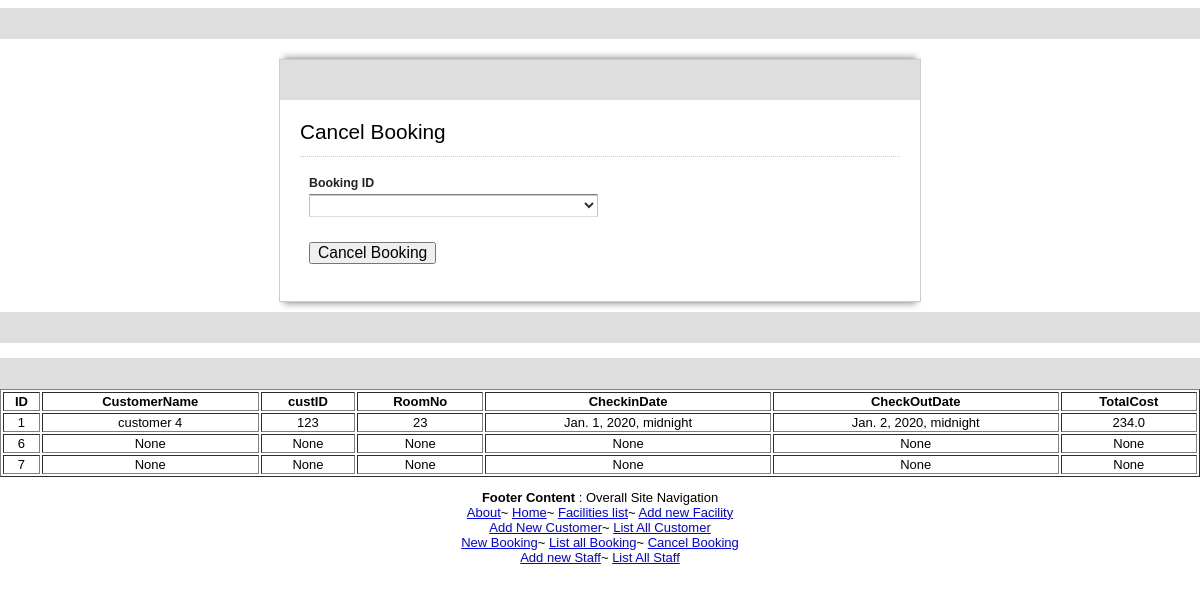
Screenshot of /CancelBooking/ with the database file from the repository.
### facilities/models.py (models this page shows)
class Bookings(models.Model):
    CustomerName=models.TextField(null=True, blank=True)
    custID=models.TextField(null=True, blank=True)
    RoomNo=models.TextField(null=True, blank=True)
    CheckinDate=models.DateTimeField(null=True, blank=True)
    CheckOutDate=models.DateTimeField(null=True, blank=True)
    TotalCost=models.FloatField(null=True, blank=True)

### facilities/views.py (the view)
# urls.py: url(r'^CancelBooking/$',CancelBookingFn),
def CancelBookingFn(request):
    mf=CancelBookingForm()
    obj=Bookings.objects.all()
    form =CancelBookingForm(request.POST)
    if request.method == 'POST':
        instance = Bookings.objects.get(id=request.POST['id'])
        instance.delete()
        print(request.POST)
        form=CancelBookingForm()
        print(request.POST)
    else:
            print form.errors
    context={'form':form,'fobj':obj}
    return render(request,"CancelBookingForm.html",context)

### facilities/forms.py
class CancelBookingForm(forms.ModelForm):
    class Meta:
        model = Bookings
        fields=['id']

### facilities/templates/CancelBookingForm.html (shortened to what this page needs)
{% load static %}
<!DOCTYPE html>
<html>
<head>
<link rel="stylesheet" type="text/css" href="/static/newcust/view.css" media="all">
</head>
<body id="main_body" class="no_guidelines safari">
    <h1>Cancel Booking Page</h1>
    <img id="top" src="top.png" alt="">
	<div id="form_container">
		<h1><a>Cancel Booking </a></h1>
		<form id="form_94771" class="appnitro"  method="post" action="">  {% csrf_token%}
					<div class="form_description">
			<h2>Cancel Booking </h2>
		</div>
			<ul >
		</li>		<li id="li_3" >
		<label class="description" for="element_3">Booking ID </label>
		<div>
		<select class="element select medium" id="id" name="id">
            <option value="" selected="selected"></option>
            {% for i in fobj %}
<option value="{{ i.id}}" >{{ i.id}}</option>
{% endfor %}
		</select>
		</div>
		</li>
					<li class="buttons">
				<input id="saveForm" class="button_text" type="submit" name="Cancel Booking" value="Cancel Booking" />
		</li>
			</ul>
		</form>
		<div id="footer">
		</div>
	</div>
	<img id="bottom" src="bottom.png" alt="">
<h1>list of all the bookings with Booking ID:</h1><br>
{% include "listBooking.html" %}
</body>
</html>

### facilities/templates/listBooking.html (shortened to what this page needs)
<!DOCTYPE html>
<html>
<head>
</head>
<body style="text-align: center;">
    <h1>List of all Bookings</h1>
<table style="width:100%" border="1">
    <tr><th>ID</th>
        <th>CustomerName</th>
      <th>custID</th>
      <th>RoomNo</th>
      <th>CheckinDate</th>
      <th>CheckOutDate</th>
      <th>TotalCost</th>
    </tr>
    {% for i in fobj %}
    <tr>
      <td>{{ i.id}}</td>
        <td>{{ i.CustomerName}}</td>
      <td>{{ i.custID}}</td>
      <td>{{ i.RoomNo}}</td>
      <td>{{ i.CheckinDate}}</td>
      <td>{{ i.CheckOutDate}}</td>
      <td>{{ i.TotalCost}}</td>
    </tr>
    {% endfor %}
  </table>
<p>
    <div class="footer">
        {% include "footer.html" %}
        </div>
    </p>
</body>
</html>

### static/newcust/view.css (style rules this page uses)
body { background:#fffff; font-family:"Lucida Grande", Tahoma, Arial, Verdana, sans-serif; font-size:small; margin:8px 0 16px; text-align:center; }
#form_container { background:#fff; border:1px solid #ccc; margin:0 auto; text-align:left; width:640px; }
#top { display:block; height:10px; margin:10px auto 0; width:650px; }
#footer { width:640px; clear:both; color:#999999; text-align:center; width:640px; padding-bottom: 15px; font-size: 85%; }
#bottom { display:block; height:10px; margin:0 auto; width:650px; }
form.appnitro { margin:20px 20px 0; padding:0 0 20px; }
h1 { background-color:#dedede; margin:0; min-height:0; padding:0; text-decoration:none; text-indent:-8000px; }
h1 a { display:block; height:100%; min-height:40px; overflow:hidden; }
img { behavior:url(css/iepngfix.htc); border:none; }
.appnitro { font-family:Lucida Grande, Tahoma, Arial, Verdana, sans-serif; font-size:small; }
.appnitro li { width:61%; }
form ul { font-size:100%; list-style-type:none; margin:0; padding:0; width:100%; }
form li { display:block; margin:0; padding:4px 5px 2px 9px; position:relative; }
form li:after { clear:both; content:"."; display:block; height:0; visibility:hidden; }
.buttons:after { clear:both; content:"."; display:block; height:0; visibility:hidden; }
.buttons { clear:both; display:block; margin-top:10px; }
form li div { color:#444; margin:0 4px 0 0; padding:0 0 8px; }
.form_description { border-bottom:1px dotted #ccc; clear:both; display:inline-block; margin:0 0 1em; }
.form_description[class] { display:block; }
.form_description h2 { clear:left; font-size:160%; font-weight:400; margin:0 0 3px; }
input.button_text { overflow:visible; padding:0 7px; width:auto; }
.buttons input { font-size:120%; margin-right:5px; }
label.description { border:none; color:#222; display:block; font-size:95%; font-weight:700; line-height:150%; padding:0 0 1px; }
select.select { color:#333; font-size:100%; margin:1px 0; padding:1px 0 0; background:#fff url(../../../images/shadow.gif) repeat-x top; border-bottom:1px solid #ddd; border-left:1px solid #c3c3c3; border-right:1px solid #c3c3c3; border-top:1px solid #7c7c7c; }
select.select[class] { margin:0; padding:1px 0; }
.safari select.select { font-size:120% !important; margin-bottom:1px; }
select.medium { width:50%; }
.no_guidelines form li { width:97%; }

### rows the page displays
Bookings: id "1", CustomerName "customer 4", custID "123", RoomNo "23", CheckinDate "Jan. 1, 2020, midnight", CheckOutDate "Jan. 2, 2020, midnight", TotalCost "234.0"
Bookings: id "6", CustomerName "None", custID "None", RoomNo "None", CheckinDate "None", CheckOutDate "None", TotalCost "None"
Bookings: id "7", CustomerName "None", custID "None", RoomNo "None", CheckinDate "None", CheckOutDate "None", TotalCost "None"
